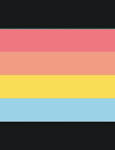
#> input picture tutcode/pic.png, 115 x 150 px
$ python color_histogram.py --image pic.png
#> lines starting #> are read from the running program, lines starting #| are printed output that depends on the picture
from __future__ import print_function
from matplotlib import pyplot as plt
import numpy as np
import argparse
import cv2

ap = argparse.ArgumentParser()
ap.add_argument("-i", "--image", required = True,
	help = "Path to the image")
args = vars(ap.parse_args())

image = cv2.imread(args["image"])
#> image is the input picture: shape (150, 115, 3); mean B, G, R 99, 119, 145.4
cv2.imshow("Original", image)
cv2.waitKey(0)

#chans and colors lists for later
chans = cv2.split(image)
colors = ("blue", "green", "red")
plt.figure()
plt.title("'Flattened' Color Histogram")
plt.xlabel("Bins")
plt.ylabel("# of Pixels")

for (chan, color) in zip(chans, colors):
    #still just one channel cause its individual
	hist = cv2.calcHist([chan], [0], None, [256], [0, 256])
	plt.plot(hist, color = color)
	plt.xlim([0, 256])
#> this loop made 3 passes
#> color on passes 1 to 3: 'blue', 'green', 'red'

fig = plt.figure()

#each use 2 channels, 32 bins each

ax = fig.add_subplot(131)
hist = cv2.calcHist([chans[1], chans[0]], [0, 1], None,
	[32, 32], [0, 256, 0, 256])
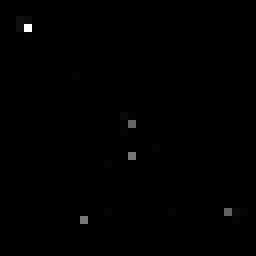
#> hist: shape (32, 32) float32 (shown 8 times larger); min 0, max 5411, mean 16.8; drawn with min black and max white
p = ax.imshow(hist, interpolation = "nearest")
ax.set_title("green blue")
plt.colorbar(p)

ax = fig.add_subplot(132)
hist = cv2.calcHist([chans[1], chans[2]], [0, 1], None,
	[32, 32], [0, 256, 0, 256])
p = ax.imshow(hist, interpolation = "nearest")
ax.set_title("green red")
plt.colorbar(p)

ax = fig.add_subplot(133)
hist = cv2.calcHist([chans[0], chans[2]], [0, 1], None,
	[32, 32], [0, 256, 0, 256])
p = ax.imshow(hist, interpolation = "nearest")
ax.set_title("blue red")
plt.colorbar(p)

print("2D histogram shape: {}, with {} values".format(
	hist.shape, hist.flatten().shape[0]))
#| 2D histogram shape: (32, 32), with 1024 values

#3d histogram
hist = cv2.calcHist([image], [0, 1, 2],
	None, [8, 8, 8], [0, 256, 0, 256, 0, 256])
print("3D histogram shape: {}, with {} values".format(
	hist.shape, hist.flatten().shape[0]))
#| 3D histogram shape: (8, 8, 8), with 512 values

plt.show()
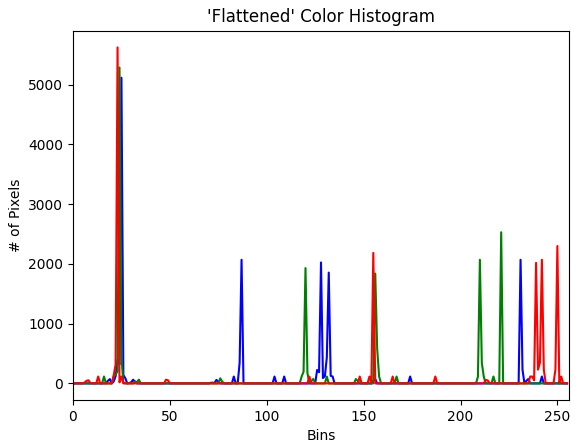
#> figure drawn by matplotlib, 1 panel; curve peaks at x = 25, y = 5118; curve peaks at x = 24, y = 5289; curve peaks at x = 23, y = 5625
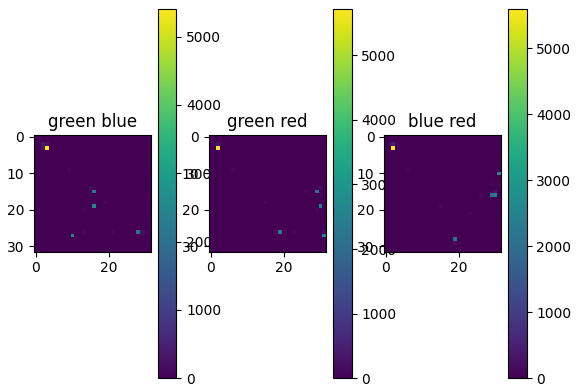
#> figure drawn by matplotlib, 6 panels
